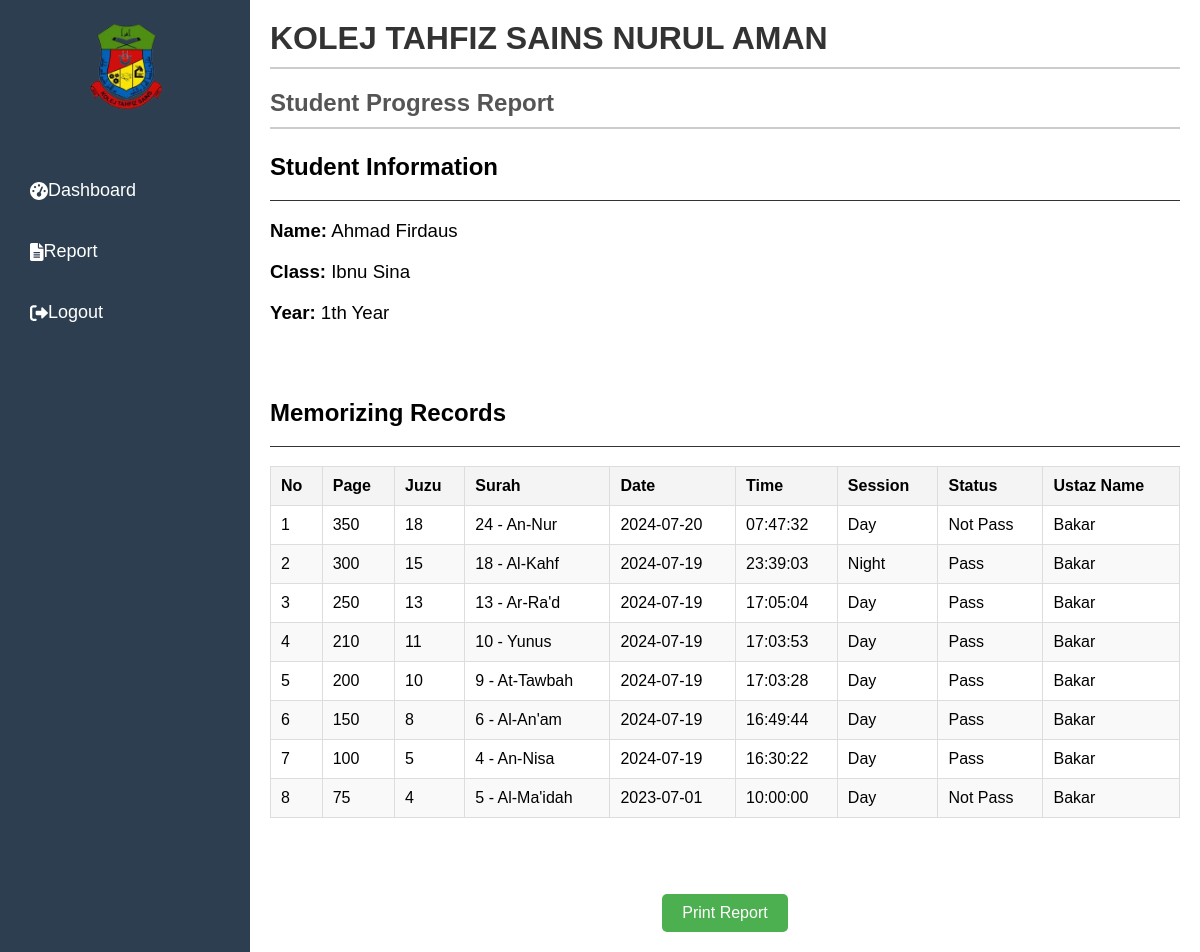
The page /studProgReportMudir.php?student_id=ST001 (signed in) on the database its author committed.
### tables this page shows
CREATE TABLE `memorizing_history` (
  `memoHistory_id` int NOT NULL,
  `memo_id` varchar(5) DEFAULT NULL,
  `page` int DEFAULT NULL,
  `juzu` int DEFAULT NULL,
  `surah` int DEFAULT NULL,
  `date` date DEFAULT NULL,
  `time` time DEFAULT NULL,
  `session` char(1) DEFAULT NULL,
  `status` char(1) DEFAULT NULL
);

CREATE TABLE `staff` (
  `staff_id` varchar(5) NOT NULL,
  `staff_name` varchar(50) DEFAULT NULL,
  `staff_username` varchar(20) DEFAULT NULL,
  `staff_pass` varchar(32) DEFAULT NULL,
  `staff_type` varchar(30) DEFAULT NULL
);

### processDetails.php (called while the page is built, shortened)
<?php
function getSurahName($surah_number) {
    $surah_names = [
        1 => "Al-Fatihah", 2 => "Al-Baqarah", 3 => "Al-Imran", 4 => "An-Nisa", 5 => "Al-Ma'idah",
        6 => "Al-An'am", 7 => "Al-A'raf", 8 => "Al-Anfal", 9 => "At-Tawbah", 10 => "Yunus",
        11 => "Hud", 12 => "Yusuf", 13 => "Ar-Ra'd", 14 => "Ibrahim", 15 => "Al-Hijr",
        16 => "An-Nahl", 17 => "Al-Isra", 18 => "Al-Kahf", 19 => "Maryam", 20 => "Ta-Ha",
        21 => "Al-Anbiya", 22 => "Al-Hajj", 23 => "Al-Mu'minun", 24 => "An-Nur", 25 => "Al-Furqan",
        26 => "Ash-Shu'ara", 27 => "An-Naml", 28 => "Al-Qasas", 29 => "Al-Ankabut", 30 => "Ar-Rum",
        31 => "Luqman", 32 => "As-Sajda", 33 => "Al-Ahzab", 34 => "Saba", 35 => "Fatir",
        36 => "Ya-Sin", 37 => "As-Saffat", 38 => "Sad", 39 => "Az-Zumar", 40 => "Ghafir",
        41 => "Fussilat", 42 => "Ash-Shura", 43 => "Az-Zukhruf", 44 => "Ad-Dukhan", 45 => "Al-Jathiya",
        46 => "Al-Ahqaf", 47 => "Muhammad", 48 => "Al-Fath", 49 => "Al-Hujurat", 50 => "Qaf",
        51 => "Adh-Dhariyat", 52 => "At-Tur", 53 => "An-Najm", 54 => "Al-Qamar", 55 => "Ar-Rahman",
        56 => "Al-Waqi'a", 57 => "Al-Hadid", 58 => "Al-Mujadila", 59 => "Al-Hashr", 60 => "Al-Mumtahina",
        61 => "As-Saff", 62 => "Al-Jumu'a", 63 => "Al-Munafiqun", 64 => "At-Taghabun", 65 => "At-Talaq",
        66 => "At-Tahrim", 67 => "Al-Mulk", 68 => "Al-Qalam", 69 => "Al-Haqqa", 70 => "Al-Ma'arij",
        71 => "Nuh", 72 => "Al-Jinn", 73 => "Al-Muzzammil", 74 => "Al-Muddathir", 75 => "Al-Qiyama",
        76 => "Al-Insan", 77 => "Al-Mursalat", 78 => "An-Naba", 79 => "An-Nazi'at", 80 => "Abasa",
        81 => "At-Takwir", 82 => "Al-Infitar", 83 => "Al-Mutaffifin", 84 => "Al-Inshiqaq", 85 => "Al-Buruj",
        86 => "At-Tariq", 87 => "Al-A'la", 88 => "Al-Ghashiya", 89 => "Al-Fajr", 90 => "Al-Balad",
        91 => "Ash-Shams", 92 => "Al-Lail", 93 => "Ad-Duha", 94 => "Ash-Sharh", 95 => "At-Tin",
        96 => "Al-Alaq", 97 => "Al-Qadr", 98 => "Al-Bayyina", 99 => "Az-Zalzala", 100 => "Al-Adiyat",
        101 => "Al-Qari'a", 102 => "At-Takathur", 103 => "Al-Asr", 104 => "Al-Humaza", 105 => "Al-Fil",
        106 => "Quraish", 107 => "Al-Ma'un", 108 => "Al-Kawthar", 109 => "Al-Kafiroon", 110 => "An-Nasr",
        111 => "Al-Masad", 112 => "Al-Ikhlas", 113 => "Al-Falaq", 114 => "An-Nas"
    ];
    return isset($surah_names[$surah_number]) ? $surah_names[$surah_number] : "Unknown Surah";
}
function calculateJuzu($page) {
    if ($page < 22) {
        return 1;
    } elseif ($page < 42) {
        return 2;
    } elseif ($page < 62) {
        return 3;
    } elseif ($page < 82) {
        return 4;
    } elseif ($page < 102) {
        return 5;
    } elseif ($page < 122) {
        return 6;
    } elseif ($page < 142) {
        return 7;
    } elseif ($page < 162) {
        return 8;
    } elseif ($page < 182) {
        return 9;
    } elseif ($page < 202) {
        return 10;
    } elseif ($page < 222) {
        return 11;
    } elseif ($page < 242) {
        return 12;
    } elseif ($page < 262) {
        return 13;
    } elseif ($page < 282) {
        return 14;
    } elseif ($page < 302) {
        return 15;
    } elseif ($page < 322) {
        return 16;
    } elseif ($page < 342) {
        return 17;
    } elseif ($page < 362) {
        return 18;
    } elseif ($page < 382) {
        return 19;
    } elseif ($page < 402) {
        return 20;
    } elseif ($page < 422) {
        return 21;
    } elseif ($page < 442) {
        return 22;
    } elseif ($page < 462) {
        return 23;
    } elseif ($page < 482) {
        return 24;
    } elseif ($page < 502) {
        return 25;
    } elseif ($page < 522) {
        return 26;
    } elseif ($page < 542) {
        return 27;
    } elseif ($page < 562) {
        return 28;
    } elseif ($page < 582) {
        return 29;
    } else {
        return 30;
    }
}
function getStatusDescription($status) {
    $statuses = [
        'p' => 'Pass',
        'f' => 'Not Pass'
    ];
    return isset($statuses[$status]) ? $statuses[$status] : 'Unknown Status';
}
function getSessionDescription($session) {
    $sessions = [
        'd' => 'Day',
        'n' => 'Night'
    ];
    return isset($sessions[$session]) ? $sessions[$session] : 'Unknown Session';
}
?>

### studProgReportMudir.php (the view, shortened to what this page needs)
<?php
require_once "dbConnect.php";
require_once "processDetails.php";
$student_id = $_GET['student_id'];
$student_sql = "SELECT student_name, student.class_id, class.class_name, class.year FROM student
                INNER JOIN class ON student.class_id = class.class_id
                WHERE student.student_id = ?";
if ($stmt = mysqli_prepare($dbCon, $student_sql)) {
    mysqli_stmt_bind_param($stmt, "s", $student_id);
    if (mysqli_stmt_execute($stmt)) {
        mysqli_stmt_bind_result($stmt, $student_name, $class_id, $class_name, $year);
    }
}
$records_sql = "SELECT mh.memoHistory_id, mh.page, mh.juzu, mh.surah, mh.date, mh.time, mh.session, mh.status, s.staff_name
                FROM memorizing_history mh
                INNER JOIN memorizing_record mr ON mh.memo_id = mr.memo_id
                INNER JOIN staff s ON mr.staff_id = s.staff_id
                WHERE mr.student_id = ?
                ORDER BY mh.date DESC, mh.time DESC";
$records = [];
if ($stmt = mysqli_prepare($dbCon, $records_sql)) {
    mysqli_stmt_bind_param($stmt, "s", $student_id);
    if (mysqli_stmt_execute($stmt)) {
        mysqli_stmt_bind_result($stmt, $memoHistory_id, $page, $juzu, $surah, $date, $time, $session, $status, $staff_name);
        while (mysqli_stmt_fetch($stmt)) {
            $surah_name = getSurahName($surah);
            $calculated_juzu = calculateJuzu($page);
            $session_desc = getSessionDescription($session);
            $status_desc = getStatusDescription($status);
            $records[] = [
                'memoHistory_id' => $memoHistory_id,
                'page' => $page,
                'juzu' => $calculated_juzu,
                'surah' => $surah,
                'surah_name' => $surah_name,
                'date' => $date,
                'time' => $time,
                'session' => $session_desc,
                'status' => $status_desc,
                'staff_name' => $staff_name
            ];
        }
    }
}
?>
<!DOCTYPE html>
<html lang="en">
<head>
    <link rel="stylesheet" href="css/studProgReport.css">
    <link rel="stylesheet" href="https://cdnjs.cloudflare.com/ajax/libs/font-awesome/6.0.0-beta3/css/all.min.css">
</head>
<body>
    <div class="dashboard-container">
        <div class="sidebar">
            <div class="profile">
                <img src="image/ktsna logo.png" alt="Profile Icon">
            </div>
            <ul class="menu">
                <li><button class="menu-btn" onclick="location.href='mudirDash.php'"><i class="fas fa-tachometer-alt"></i>Dashboard</button></li>
                <li><button class="menu-btn" onclick="location.href='mudirReportHome.php'"><i class="fas fa-file-alt"></i>Report</button></li>
                <li><button class="menu-btn" onclick="logout()"><i class="fas fa-sign-out-alt"></i>Logout</button></li>
            </ul>
        </div>
        <div class="main-content">
            <header>
                <h1>KOLEJ TAHFIZ SAINS NURUL AMAN</h1>
            </header>
            <div class="report-container">
                <header>
                    <div class="header-content">
                        <h2>Student Progress Report</h2>
                    </div>
                </header>
                <section class="student-info">
                    <h3>Student Information</h3>
                    <p><strong>Name:</strong> <?php echo htmlspecialchars($student_name ?? ''); ?></p>
                    <p><strong>Class:</strong> <?php echo htmlspecialchars($class_name ?? ''); ?></p>
                    <p><strong>Year:</strong> <?php echo htmlspecialchars($year ?? ''); ?>th Year</p>
                </section>
                <section class="memorizing-records">
                    <h3>Memorizing Records</h3>
                    <?php if (!empty($records)): ?>
                        <table>
                            <thead>
                                <tr>
                                    <th>No</th>
                                    <th>Page</th>
                                    <th>Juzu</th>
                                    <th>Surah</th>
                                    <th>Date</th>
                                    <th>Time</th>
                                    <th>Session</th>
                                    <th>Status</th>
                                    <th>Ustaz Name</th>
                                </tr>
                            </thead>
                            <tbody>
                                <?php foreach ($records as $index => $record): ?>
                                    <tr>
                                        <td><?php echo htmlspecialchars($index + 1); ?></td>
                                        <td><?php echo htmlspecialchars($record['page']); ?></td>
                                        <td><?php echo htmlspecialchars($record['juzu']); ?></td>
                                        <td><?php echo htmlspecialchars($record['surah']); ?> - <?php echo htmlspecialchars($record['surah_name']); ?></td>
                                        <td><?php echo htmlspecialchars($record['date']); ?></td>
                                        <td><?php echo htmlspecialchars($record['time']); ?></td>
                                        <td><?php echo htmlspecialchars($record['session']); ?></td>
                                        <td><?php echo htmlspecialchars($record['status']); ?></td>
                                        <td><?php echo htmlspecialchars($record['staff_name']); ?></td>
                                    </tr>
                                <?php endforeach; ?>
                            </tbody>
                        </table>
                    <?php else: ?>
                        <p>No records found</p>
                    <?php endif; ?>
                </section>
                <div class="print-button-container">
                    <button onclick="window.open('studentReportStaff.php?student_id=<?php echo $student_id; ?>', '_blank')">Print Report</button>
                </div>
            </div>
        </div>
    </div>
</body>
</html>

### css/studProgReport.css (style rules this page uses)
body { font-family: Arial, sans-serif; margin: 0; padding: 0; background-color: #f0f2f5; }
.dashboard-container { display: flex; height: 100%; width: 100%; }
.sidebar { width: 250px; background-color: #2c3e50; color: #fff; display: flex; flex-direction: column; align-items: center; padding-top: 20px; box-shadow: 2px 0 5px rgba(0, 0, 0, 0.1); }
.sidebar .profile img { width: 100px; height: 100px; border-radius: 50%; margin-bottom: 20px; }
.sidebar .menu { list-style: none; padding: 0; width: 100%; }
.sidebar .menu li { width: 100%; }
.sidebar .menu .menu-btn { width: 100%; padding: 20px 30px; font-size: 18px; border: none; background: none; color: #fff; text-align: left; cursor: pointer; transition: background-color 0.3s, padding-left 0.3s; display: flex; align-items: center; }
.main-content { flex-grow: 1; padding: 20px; background-color: #fff; overflow-y: auto; }
header { display: flex; justify-content: space-between; align-items: center; margin-bottom: 20px; border-bottom: 2px solid #ccc; padding-bottom: 10px; }
header h1 { font-size: 24px; color: #333; }
header .header-content { display: flex; flex-direction: column; align-items: center; }
header h1, header h2 { margin: 0; }
header h1 { font-size: 24pt; }
header h2 { font-size: 18pt; color: #555; }
.student-info, .memorizing-records { margin-bottom: 20mm; }
.student-info h3, .memorizing-records h3 { font-size: 18pt; border-bottom: 1px solid #333; padding-bottom: 5mm; margin-bottom: 5mm; }
.student-info p { font-size: 14pt; margin: 5mm 0; }
table { width: 100%; border-collapse: collapse; margin-bottom: 20mm; }
table, th, td { border: 1px solid #ddd; }
th, td { padding: 10px; text-align: left; }
th { background-color: #f4f4f4; }
tbody tr:nth-child(even) { background-color: #f9f9f9; }
.print-button-container { text-align: center; margin-top: 20mm; }
.print-button-container button { padding: 10px 20px; font-size: 16px; background-color: #4CAF50; color: #fff; border: none; cursor: pointer; border-radius: 5px; }

### rows shown on the page
memorizing_history: page "350", juzu "18", surah "24", surah_name "An-Nur", date "2024-07-20", time "07:47:32", session "Day", status "Not Pass", staff.staff_name "Bakar"
memorizing_history: page "300", juzu "15", surah "18", surah_name "Al-Kahf", date "2024-07-19", time "23:39:03", session "Night", status "Pass", staff.staff_name "Bakar"
memorizing_history: page "250", juzu "13", surah "13", surah_name "Ar-Ra'd", date "2024-07-19", time "17:05:04", session "Day", status "Pass", staff.staff_name "Bakar"
memorizing_history: page "210", juzu "11", surah "10", surah_name "Yunus", date "2024-07-19", time "17:03:53", session "Day", status "Pass", staff.staff_name "Bakar"
memorizing_history: page "200", juzu "10", surah "9", surah_name "At-Tawbah", date "2024-07-19", time "17:03:28", session "Day", status "Pass", staff.staff_name "Bakar"
memorizing_history: page "150", juzu "8", surah "6", surah_name "Al-An'am", date "2024-07-19", time "16:49:44", session "Day", status "Pass", staff.staff_name "Bakar"
memorizing_history: page "100", juzu "5", surah "4", surah_name "An-Nisa", date "2024-07-19", time "16:30:22", session "Day", status "Pass", staff.staff_name "Bakar"
memorizing_history: page "75", juzu "4", surah "5", surah_name "Al-Ma'idah", date "2023-07-01", time "10:00:00", session "Day", status "Not Pass", staff.staff_name "Bakar"

### other values the page prints
$student_name "Ahmad Firdaus"
$class_name "Ibnu Sina"
$year "1"
